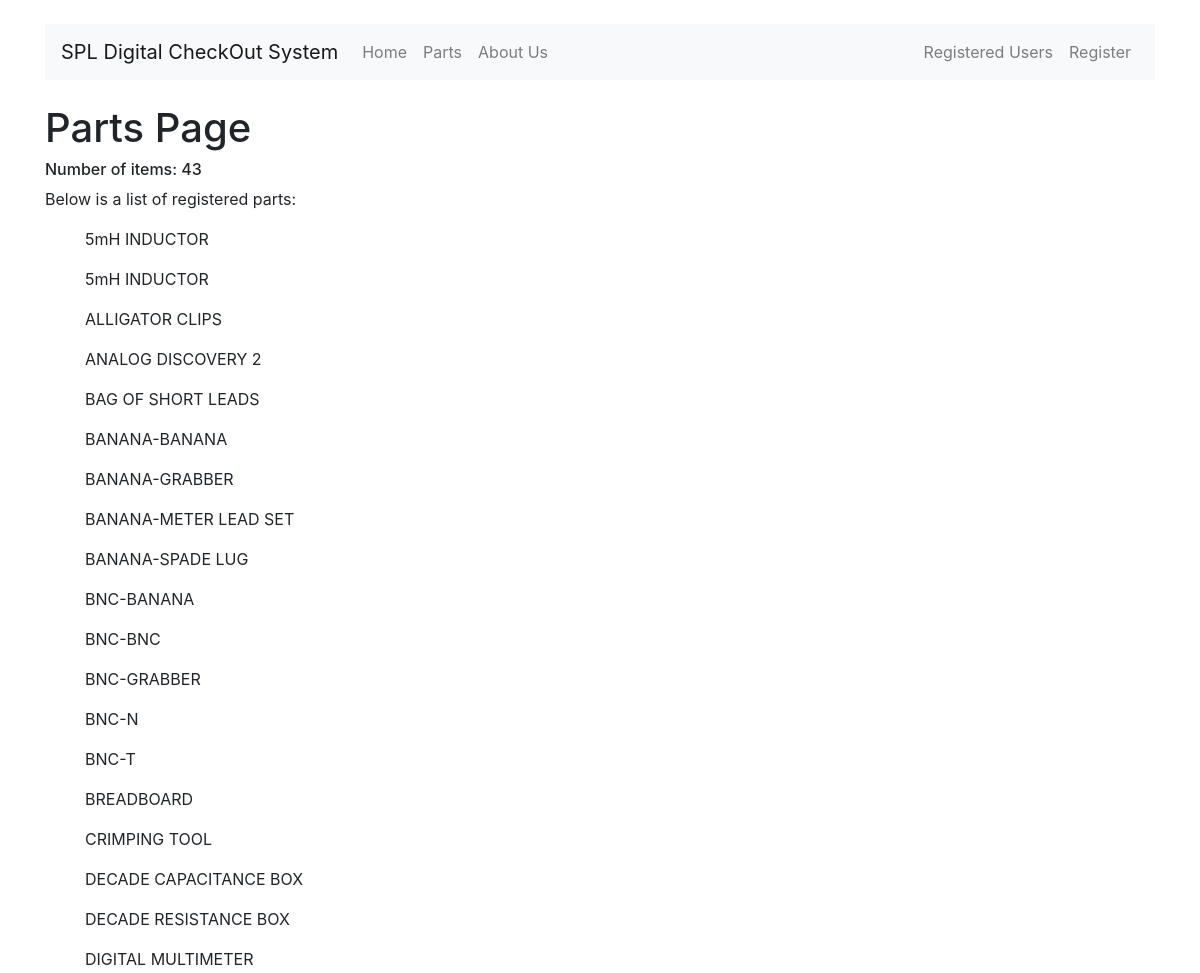
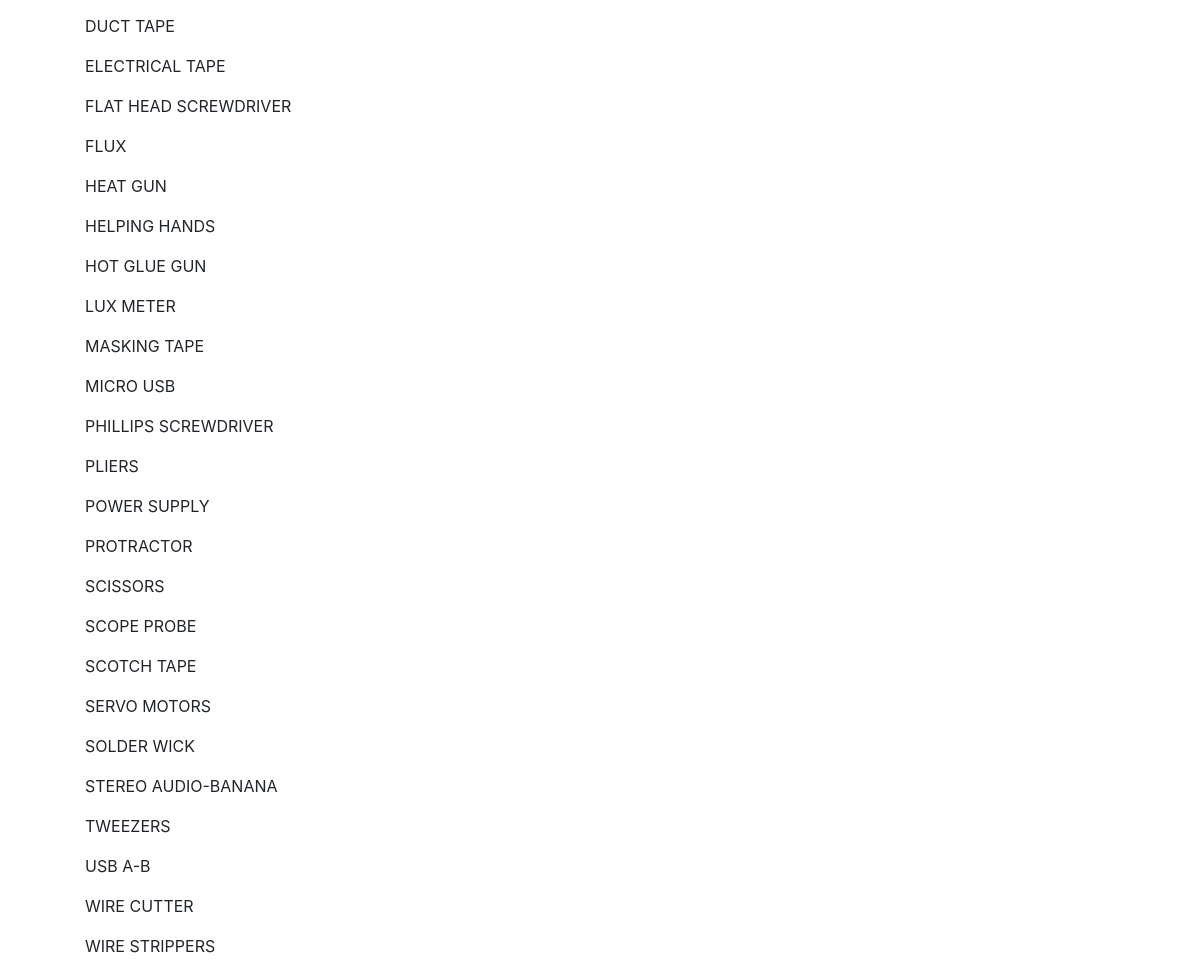
/app_Transaction/parts/, run on the app's committed database (2 pictures, top to bottom).
### app_Transaction/models.py (models this page shows, shortened)
class Part(models.Model):
    part                 = models.CharField(max_length=100)
    quantity             = models.IntegerField(default=0)
    quantity_Checked_Out = models.IntegerField(default=0)
    id_Number            = models.IntegerField(blank=True, null=True)

### app_Transaction/views.py (the view)
def parts(request):
    all_Parts = list(Part.objects.all())
    i = 0
    registered_Parts_List = []
    total_Parts = len(all_Parts)
    while i < total_Parts:
        part = Part.objects.values('part')[i]['part']
        registered_Parts_List.append(part)
        i +=1
    registered_Parts_List = sorted(registered_Parts_List)
    args = {'registered_Parts_List': registered_Parts_List, 'total_Parts': total_Parts}
    return render(request, 'app_Transaction/parts.html', args)

### app_Transaction/templates/app_Transaction/parts.html (shortened to what this page needs)
{% extends 'base.html' %}
    {% load static %}
    {% block body %}
    <br>
    <div class="container">
      <h1>Parts Page</h1>
      <h6>Number of items: {{ total_Parts }}</h6>
      <p>Below is a list of registered parts:</p>
      <ul>
        {% for part in registered_Parts_List %}
        <p>{{ part }}</p>
        {% endfor %}
      </ul>
    </div>
    {% endblock %}

### app_Transaction/templates/base.html (shortened to what this page needs)
{% load staticfiles %}
<!DOCTYPE html>
<html>
  <head>
     <link rel="stylesheet"
     href="https://maxcdn.bootstrapcdn.com/bootstrap/4.0.0-beta.2/css/bootstrap.min.css"
>
    {% load static %}
  </head>
  <body>
    <br>
    <div class="container">
      <nav class="navbar navbar-expand-lg navbar-light bg-light">
        <a class="navbar-brand" href="{% url 'checkPolyCardData' %}">SPL Digital CheckOut System</a>
        <div class="collapse navbar-collapse" id="navbarText">
          <ul class="navbar-nav mr-auto">
          <li class="nav-item">
          <a class="nav-link" href="{% url 'checkPolyCardData' %}">Home<span class="sr-only">(current)</span></a>
            </li>
            <li class="nav-item">
              <a class="nav-link" href="{% url 'parts' %}">Parts</a>
            </li>
            <li class="nav-item">
              <a class="nav-link" href="#">About Us</a>
            </li>
          </ul>
          <ul class="nav navbar-nav navbar-right">
            <li class="nav-item">
            <a class="nav-link" href="{% url 'registered_Users' %}">Registered Users</a>
            </li>
            <li class="nav-item">
            <a class="nav-link" href="{% url 'registration' %}">Register</a>
            </li>
          </ul>
        </div>
      </nav>
    </div>
    {% block body %}{% endblock %}
  </body>
</html>

### data on the page
Part: part "ALLIGATOR CLIPS"
Part: part "ANALOG DISCOVERY 2"
Part: part "BAG OF SHORT LEADS"
Part: part "BANANA-BANANA"
Part: part "BANANA-GRABBER"
Part: part "BANANA-METER LEAD SET"
Part: part "BANANA-SPADE LUG"
Part: part "BNC-BANANA"
Part: part "BNC-BNC"
Part: part "BNC-GRABBER"
Part: part "BNC-N"
Part: part "BNC-T"
Part: part "BREADBOARD"
Part: part "CRIMPING TOOL"
Part: part "DECADE CAPACITANCE BOX"
Part: part "DECADE RESISTANCE BOX"
Part: part "DIGITAL MULTIMETER"
Part: part "DUCT TAPE"
Part: part "ELECTRICAL TAPE"
Part: part "FLAT HEAD SCREWDRIVER"
Part: part "FLUX"
Part: part "HEAT GUN"
Part: part "HELPING HANDS"
Part: part "HOT GLUE GUN"
Part: part "LUX METER"
Part: part "MASKING TAPE"
Part: part "MICRO USB"
Part: part "PHILLIPS SCREWDRIVER"
Part: part "PLIERS"
Part: part "POWER SUPPLY"
Part: part "PROTRACTOR"
Part: part "SCISSORS"
Part: part "SCOPE PROBE"
Part: part "SCOTCH TAPE"
Part: part "SERVO MOTORS"
Part: part "SOLDER WICK"
Part: part "STEREO AUDIO-BANANA"
Part: part "TWEEZERS"
Part: part "USB A-B"
Part: part "WIRE CUTTER"
Part: part "WIRE STRIPPERS"

### other printed values
{{ total_Parts }} "43"
{{ part }} "5mH INDUCTOR" "5mH INDUCTOR"
